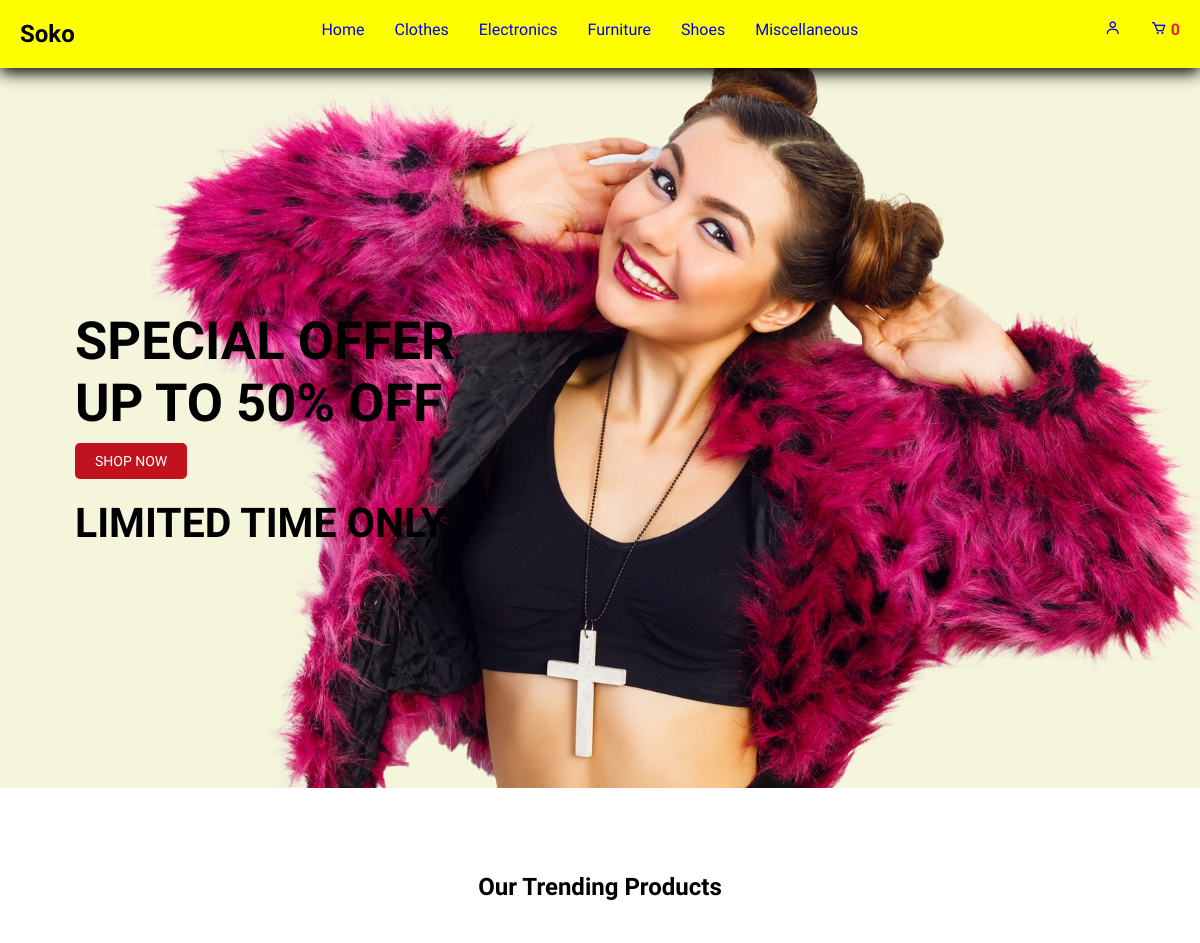
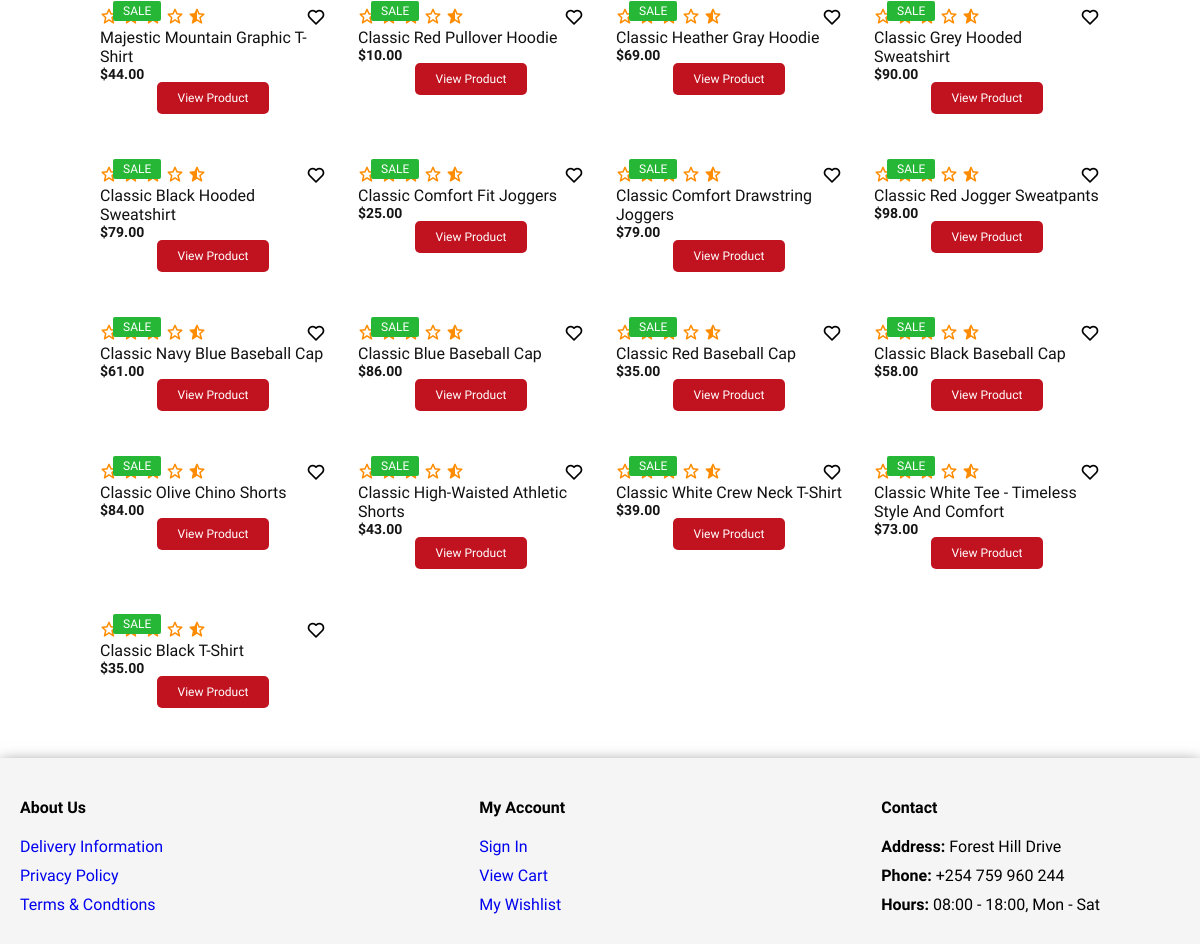
Page /search/1/ on the committed database (2 pictures, top to bottom).
### soko/models.py (models this page shows, shortened)
class Category(models.Model):
    id = models.IntegerField(primary_key=True)
    name = models.CharField(max_length=100)
    image = models.URLField()
    creationAt = models.DateTimeField()
    updatedAt = models.DateTimeField()
    slug = models.SlugField(max_length=255, unique=True)
    class Meta:
        verbose_name_plural = 'categories'
    def get_absolute_url(self):
        return reverse('soko:category_list', args=[self.id])

class Product(models.Model):
    id = models.IntegerField(primary_key=True)
    title = models.CharField(max_length=200)
    price = models.DecimalField(max_digits=10, decimal_places=2)
    description = models.TextField()
    images = models.TextField()  # Store JSON data as string
    creationAt = models.DateTimeField()
    updatedAt = models.DateTimeField()
    category = models.ForeignKey(Category, on_delete=models.CASCADE, related_name='product')
    slug = models.SlugField(max_length=255)
    class Meta:
        verbose_name_plural = 'Products'
        ordering = ('-creationAt',)
    def get_absolute_url(self):
        return reverse('soko:product', args=[self.id])

### soko/views.py (the view)
# urls.py: path("search/<int:fk>/", views.category_list, name="category_list"),
def category_list(request, fk):
    category = get_object_or_404(Category, id=fk)
    products = Product.objects.filter(category=category)
    context = {
        'category': category,
        'products': products
    }
    return render(request, 'soko/category.html', context)

### cart/cart.py (called while the page is built)
    def __len__(self):
        return sum(item['qty'] for item in self.cart.values())

### cart/context_processors.py (called while the page is built)
def cart(request):
    return {'cart': Cart(request)}

### soko/context_processors.py (called while the page is built)
def categories(request):
    categories = Category.objects.all()
    context = {
        'categories': categories
    }
    return context

### soko/templatetags/custom_filters.py (called while the page is built)
@register.filter(name='split_by_comma')
def split_by_comma(value):
    return value.split(',')

### templates/soko/category.html (shortened to what this page needs)
{% extends 'partials/base.html' %}
{% block content %}
{% load static %}
{% load custom_filters %}
    <section class="hero">
        <div class="main-promo">
            <h2>SPECIAL OFFER</h2>
            <h1>UP TO 50% OFF</h1>
            <div class="shop-now">
                <button>SHOP NOW</button>
            </div>
            <h3>LIMITED TIME ONLY</h3>
        </div>
    </section>
    <section class="pop-product" id="popular">
        <div class="center-text">
            <h2>Our Trending <span>Products</span></h2>
        </div>
        <div class="products"">
        {% for prd in products %}
            {% if prd.id < 52 %}
            <div class="row" data-id="{{ prd.id }}">
                <div class="product-text">
                    <h5>Sale</h5>
                </div>
                <div class="heart-icon">
                    <i class='bx bx-heart'></i>
                </div>
                <div class="ratting">
                    <i class='bx bx-star'></i>
                    <i class='bx bx-star'></i>
                    <i class='bx bxs-star-half'></i>
                </div>
                <div class="price">
                    <h4 class="product-title">{{ prd.title }}</h4>
                    <p class="product-price">${{ prd.price }}</p>
                </div>
                <div class="detail">
                    <a href="{{ prd.get_absolute_url }}" class="view-product">View Product</a>
                </div>
            </div>
            {% endif %}
        {% endfor %}
        </div>
    </section>
{% endblock content %}

### templates/partials/base.html (shortened to what this page needs)
{% load static %}
<!DOCTYPE html>
<html lang="en">
<head>
    <link href='https://unpkg.com/boxicons@2.1.4/css/boxicons.min.css' rel='stylesheet'>
    <link rel="stylesheet" href="{% static 'assets/css/style.css' %}">
</head>
<body>
    <header class="header">
        <h2>Soko</h2>
        <div>
            <ul class="navbar">
                <li><a class="active" href="{% url 'soko:index' %}">Home</a></li>
                {% for c in categories %}
                <li><a href="{{ c.get_absolute_url }}">{{ c.name|title }}</title></a></li>
                {% endfor %}
            </ul>
        </div>
        <div class="icons">
            <a href="#"><i class='bx bx-user'></i></a>
            <a href="{% url 'cart:cart_summary' %}">
                <i class='bx bx-cart'></i>
                {% with total_qty=cart|length %}
                    <span id="cart-qty">
                        {% if total_qty > 0 %}
                            {{ total_qty }}
                        {% else %}
                            0
                        {% endif %}
                    </span>
                {% endwith %}
            </a>
        </div>
    </header>
    {% block content %}
    {% endblock content %}
    <footer class="footer">
        <div class="col">
            <h4>About Us</h4>
            <a href="#">Delivery Information</a>
            <a href="#">Privacy Policy</a>
            <a href="#">Terms & Condtions</a>
        </div>
        <div class="col">
            <h4>My Account</h4>
            <a href="#">Sign In</a>
            <a href="#">View Cart</a>
            <a href="#">My Wishlist</a>
        </div>
        <div class="col">
            <h4>Contact</h4>
            <p><strong>Address:</strong> Forest Hill Drive</p>
            <p><strong>Phone:</strong> +254 759 960 244</p>
            <p><strong>Hours:</strong> 08:00 - 18:00, Mon - Sat</p>
            </div>
    </footer>
</body>
</html>

### static/assets/css/style.css (style rules this page uses)
* { margin: 0; padding: 0; box-sizing: border-box; font-family: 'Spartan', sans-serif; }
.header { display: flex; justify-content: space-between; background-color: yellow; box-shadow: 0px 5px 15px rgb(0, 0, 0.06); z-index: 999; position: sticky; top: 0; left: 0; padding: 20px 20px; }
.navbar { display: flex; align-items: center; justify-content: center; }
.navbar li { list-style: none; }
.navbar li:not(:last-child) { margin-right: 30px; }
.navbar li a { text-decoration: none; }
.icons { display: flex; }
.icons a:not(:last-child) { margin-right: 30px; }
.icons a { text-decoration: none; }
.icons span { color: #ee1c47; font-weight: 600; }
.hero { background-image: url(../images/hero-2.png); height: 90vh; background-position: top 25% right 0; background-repeat: no-repeat; background-size: auto; background-color: beige; display: flex; justify-content: center; flex-direction: column; }
.main-promo { margin-left: 75px; font-size: 35px; display: flex; justify-content: center; flex-direction: column; }
.shop-now { margin-bottom: 20px; }
.footer { display: flex; justify-content: space-between; background-color: #F5F5F5; padding: 20px 100px 20px 20px; box-shadow: 0px 5px 15px rgb(105,105,105); margin-top: 50px; }
.col { display: flex; flex-direction: column; }
.col h4 { margin-bottom: 20px; margin-top: 20px; }
.col p { margin-bottom: 10px; }
.col a { text-decoration: none; margin-bottom: 10px; }
.center-text { text-align: center; margin-top: 85px; margin-bottom: 30px; }
.pop-product { margin: 0 100px; }
.products { display: grid; grid-template-columns: repeat(4, 1fr); gap: 2rem; }
.row { position: relative; transition: all .40s; }
.product-text h5 { position: absolute; top: 13px; left: 13px; color: #fff; font-size: 12px; font-weight: 500; text-transform: uppercase; background-color: #27b737; padding: 3px 10px; border-radius: 2px; }
.heart-icon { position: absolute; right: 0; font-size: 20px; }
.ratting i { color: #ff8c00; font-size: 18px; }
.price h4 { color: #111; font-size: 16px; text-transform: capitalize; font-weight: 400; }
.price p { color: #151515; font-size: 14px; font-weight: 600; }
.detail { display: flex; justify-content: center; }
.view-product { padding: 10px 20px; background-color: #c1121f; color: white; text-decoration: none; line-height: 10px; font-size: 12px; border-radius: 5px; border: 1px solid transparent; transition: background-color 0.3s ease, border-color 0.3s ease, color 0.3s ease; }
button { padding: 10px 20px; background-color: #c1121f; color: #fff; border: none; border-radius: 5px; cursor: pointer; font-size: 14px; }

### rows in the picture
Category: name "Clothes"
Category: name "Electronics"
Category: name "Furniture"
Category: name "Shoes"
Category: name "Miscellaneous"
Product: title "Majestic Mountain Graphic T-Shirt", price "44.00"
Product: title "Classic Red Pullover Hoodie", price "10.00"
Product: title "Classic Heather Gray Hoodie", price "69.00"
Product: title "Classic Grey Hooded Sweatshirt", price "90.00"
Product: title "Classic Black Hooded Sweatshirt", price "79.00"
Product: title "Classic Comfort Fit Joggers", price "25.00"
Product: title "Classic Comfort Drawstring Joggers", price "79.00"
Product: title "Classic Red Jogger Sweatpants", price "98.00"
Product: title "Classic Navy Blue Baseball Cap", price "61.00"
Product: title "Classic Blue Baseball Cap", price "86.00"
Product: title "Classic Red Baseball Cap", price "35.00"
Product: title "Classic Black Baseball Cap", price "58.00"
Product: title "Classic Olive Chino Shorts", price "84.00"
Product: title "Classic High-Waisted Athletic Shorts", price "43.00"
Product: title "Classic White Crew Neck T-Shirt", price "39.00"
Product: title "Classic White Tee - Timeless Style And Comfort", price "73.00"
Product: title "Classic Black T-Shirt", price "35.00"
